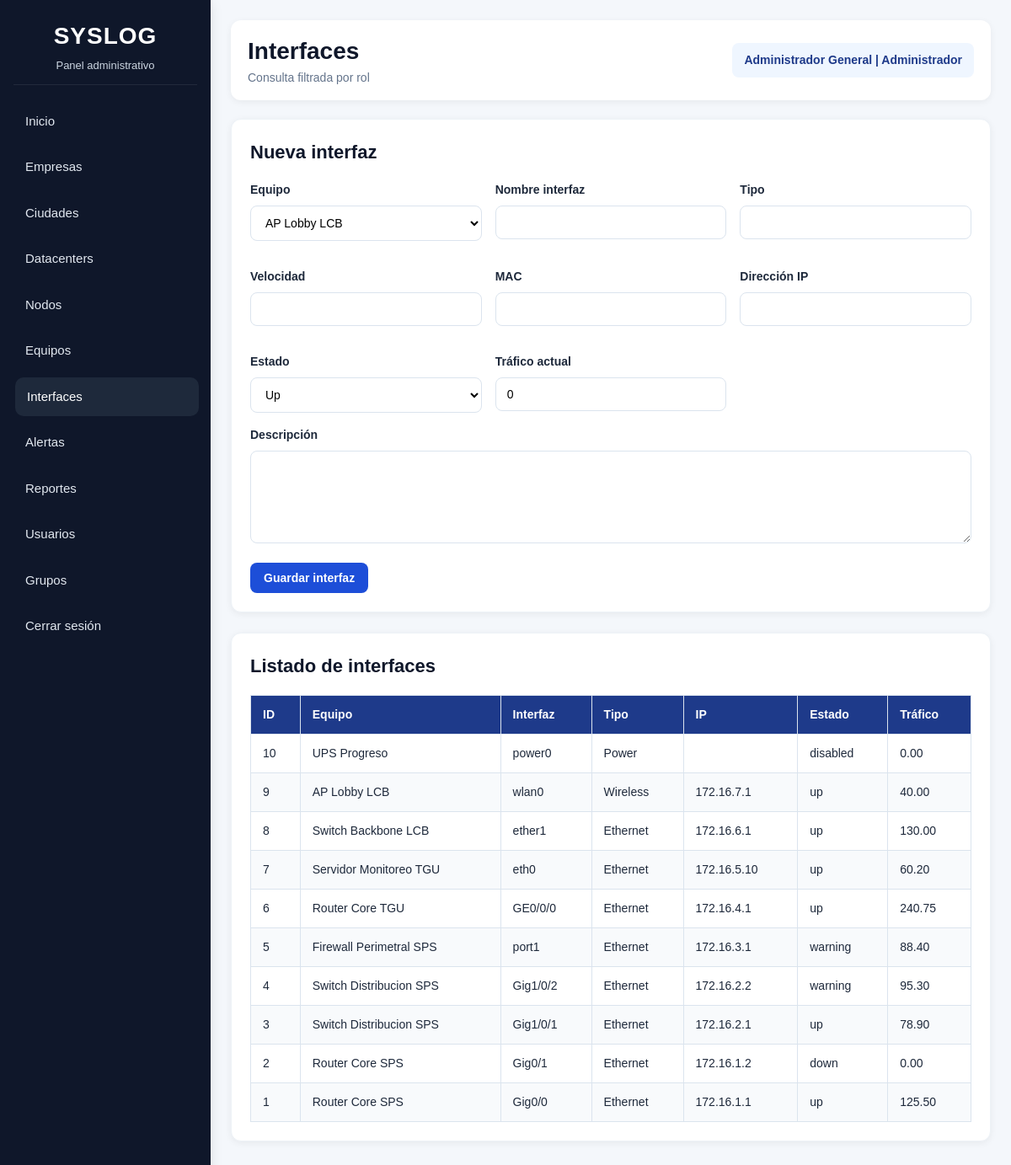
/pages/interfaces.php (signed in), run on the app's committed database.
### tables this page shows
CREATE TABLE `interface_red` (
  `id_interface` int(11) NOT NULL,
  `id_equipo` int(11) NOT NULL,
  `nombre_interface` varchar(100) NOT NULL,
  `tipo_interface` varchar(50) DEFAULT NULL,
  `velocidad` varchar(50) DEFAULT NULL,
  `mac_address` varchar(50) DEFAULT NULL,
  `direccion_ip` varchar(45) DEFAULT NULL,
  `estado` enum('up','down','warning','disabled') DEFAULT 'up',
  `trafico_actual` decimal(10,2) DEFAULT 0.00,
  `descripcion` varchar(255) DEFAULT NULL
);

CREATE TABLE `equipo` (
  `id_equipo` int(11) NOT NULL,
  `id_nodo` int(11) NOT NULL,
  `id_tipo_equipo` int(11) NOT NULL,
  `id_marca` int(11) NOT NULL,
  `nombre` varchar(100) NOT NULL,
  `modelo` varchar(100) DEFAULT NULL,
  `serial_number` varchar(100) DEFAULT NULL,
  `ip_gestion` varchar(45) DEFAULT NULL,
  `sistema_operativo` varchar(100) DEFAULT NULL,
  `version_firmware` varchar(100) DEFAULT NULL,
  `estado` enum('activo','inactivo','mantenimiento','warning') DEFAULT 'activo',
  `fecha_instalacion` date DEFAULT NULL
);

### includes/auth.php (called while the page is built, shortened)
<?php
function currentRole() {
    return $_SESSION["rol"] ?? "";
}
function isAdmin() {
    return currentRole() === "Administrador";
}
function getScope() {
    return [
        "rol"           => $_SESSION["rol"] ?? "",
        "id_empresa"    => $_SESSION["id_empresa"] ?? null,
        "id_datacenter" => $_SESSION["id_datacenter"] ?? null,
        "id_nodo"       => $_SESSION["id_nodo"] ?? null,
        "id_equipo"     => $_SESSION["id_equipo"] ?? null
    ];
}
?>

### pages/interfaces.php (the view, shortened to what this page needs)
<?php
require_once "../includes/auth.php";
require_once "../includes/db.php";
$scope = getScope();
$rol = $scope["rol"];
$esAdmin = isAdmin();
$equiposSelect = [];
if ($esAdmin) {
    $equiposSelect = $pdo->query("SELECT id_equipo, nombre FROM equipo ORDER BY nombre")->fetchAll(PDO::FETCH_ASSOC);
}
if ($rol === "Administrador") {
    $stmt = $pdo->query("
        SELECT i.*, e.nombre AS equipo
        FROM interface_red i
        INNER JOIN equipo e ON i.id_equipo = e.id_equipo
        ORDER BY i.id_interface DESC
    ");
} else {
    $stmt = $pdo->prepare("SELECT * FROM interface_red WHERE 1=0");
    $stmt->execute();
}
$interfaces = $stmt->fetchAll(PDO::FETCH_ASSOC);
?>
<!DOCTYPE html>
<html lang="es">
<head>
    <link rel="stylesheet" href="../css/style.css">
</head>
<body>
<div class="main-layout">
    <?php include "../includes/menu.php"; ?>
    <div class="content">
        <div class="topbar">
            <div>
                <h1>Interfaces</h1>
                <p class="muted-text">Consulta filtrada por rol</p>
            </div>
            <div class="user-box"><?php echo htmlspecialchars($_SESSION["usuario"]); ?> | <?php echo htmlspecialchars($rol); ?></div>
        </div>
        <?php if ($esAdmin): ?>
        <div class="section">
            <div class="section-header"><h2>Nueva interfaz</h2></div>
            <form method="POST">
                <div class="form-grid">
                    <div class="form-group">
                        <label>Equipo</label>
                        <select name="id_equipo" required>
                            <?php foreach ($equiposSelect as $e): ?>
                                <option value="<?php echo $e["id_equipo"]; ?>"><?php echo htmlspecialchars($e["nombre"]); ?></option>
                            <?php endforeach; ?>
                        </select>
                    </div>
                    <div class="form-group"><label>Nombre interfaz</label><input type="text" name="nombre_interface" required></div>
                    <div class="form-group"><label>Tipo</label><input type="text" name="tipo_interface"></div>
                    <div class="form-group"><label>Velocidad</label><input type="text" name="velocidad"></div>
                    <div class="form-group"><label>MAC</label><input type="text" name="mac_address"></div>
                    <div class="form-group"><label>Dirección IP</label><input type="text" name="direccion_ip"></div>
                    <div class="form-group">
                        <label>Estado</label>
                        <select name="estado">
                            <option value="up">Up</option>
                        </select>
                    </div>
                    <div class="form-group"><label>Tráfico actual</label><input type="number" step="0.01" name="trafico_actual" value="0"></div>
                </div>
                <div class="form-group"><label>Descripción</label><textarea name="descripcion"></textarea></div>
                <button class="btn btn-primary" type="submit">Guardar interfaz</button>
            </form>
        </div>
        <?php endif; ?>
        <div class="section">
            <div class="section-header"><h2>Listado de interfaces</h2></div>
            <div class="table-responsive">
                <table class="table">
                    <thead>
                        <tr>
                            <th>ID</th>
                            <th>Equipo</th>
                            <th>Interfaz</th>
                            <th>Tipo</th>
                            <th>IP</th>
                            <th>Estado</th>
                            <th>Tráfico</th>
                        </tr>
                    </thead>
                    <tbody>
                        <?php foreach ($interfaces as $i): ?>
                        <tr>
                            <td><?php echo $i["id_interface"]; ?></td>
                            <td><?php echo htmlspecialchars($i["equipo"]); ?></td>
                            <td><?php echo htmlspecialchars($i["nombre_interface"]); ?></td>
                            <td><?php echo htmlspecialchars($i["tipo_interface"]); ?></td>
                            <td><?php echo htmlspecialchars($i["direccion_ip"]); ?></td>
                            <td><?php echo htmlspecialchars($i["estado"]); ?></td>
                            <td><?php echo number_format((float)$i["trafico_actual"], 2); ?></td>
                        </tr>
                        <?php endforeach; ?>
                    </tbody>
                </table>
            </div>
        </div>
    </div>
</div>
</body>
</html>

### css/style.css (style rules this page uses)
* { margin: 0; padding: 0; box-sizing: border-box; }
:root { --bg-main: #f4f7fb; --bg-card: #ffffff; --bg-sidebar: #0f172a; --bg-sidebar-hover: #1e293b; --bg-topbar: #ffffff; --primary: #1d4ed8; --primary-dark: #1e3a8a; --secondary: #0ea5e9; --success: #16a34a; --warning: #f59e0b; --danger: #dc2626; --dark: #0f172a; --gray: #64748b; --light-gray: #e2e8f0; --border: #dbe4ee; --text-main: #1e293b; --text-light: #ffffff; --text-muted: #64748b; --shadow-sm: 0 2px 8px rgba(0,0,0,0.06); --shadow-md: 0 4px 14px rgba(0,0,0,0.10); --shadow-lg: 0 10px 25px rgba(0,0,0,0.16); --radius-sm: 8px; --radius-md: 12px; --radius-lg: 16px; --transition: all 0.25s ease; }
body { font-family: Arial, Helvetica, sans-serif; background: var(--bg-main); color: var(--text-main); line-height: 1.5; }
.main-layout { display: flex; min-height: 100vh; }
.content { flex: 1; padding: 24px; overflow-x: auto; }
.topbar { background: var(--bg-topbar); border-radius: var(--radius-md); box-shadow: var(--shadow-sm); padding: 16px 20px; margin-bottom: 22px; display: flex; align-items: center; justify-content: space-between; gap: 16px; }
.topbar h1 { font-size: 28px; color: var(--dark); }
.user-box { background: #eff6ff; color: var(--primary-dark); padding: 10px 14px; border-radius: var(--radius-sm); font-size: 14px; font-weight: bold; }
.section { background: var(--bg-card); border-radius: var(--radius-md); box-shadow: var(--shadow-sm); padding: 22px; margin-bottom: 24px; border: 1px solid #edf2f7; }
.section-header { display: flex; justify-content: space-between; align-items: center; gap: 14px; margin-bottom: 18px; flex-wrap: wrap; }
.section-header h2 { font-size: 22px; color: var(--dark); }
.btn { display: inline-block; border: none; border-radius: var(--radius-sm); padding: 10px 16px; font-size: 14px; font-weight: bold; cursor: pointer; transition: var(--transition); }
.btn-primary { background: var(--primary); color: white; }
.table-responsive { width: 100%; overflow-x: auto; }
.table { width: 100%; border-collapse: collapse; min-width: 800px; }
.table thead { background: var(--primary-dark); color: white; }
.table th, .table td { padding: 12px 14px; border: 1px solid var(--border); text-align: left; font-size: 14px; }
.table tbody tr:nth-child(even) { background: #f8fafc; }
.form-grid { display: grid; grid-template-columns: repeat(auto-fit, minmax(220px, 1fr)); gap: 16px; }
.form-group { margin-bottom: 16px; }
.form-group label { display: block; margin-bottom: 8px; font-weight: bold; color: var(--text-main); font-size: 14px; }
.form-group input, .form-group select, .form-group textarea { width: 100%; border: 1px solid var(--border); border-radius: var(--radius-sm); padding: 11px 13px; font-size: 14px; background: #fff; outline: none; transition: var(--transition); }
.form-group textarea { min-height: 110px; resize: vertical; }
.muted-text { color: var(--text-muted); font-size: 14px; }

### data on the page
interface_red: id_interface "10", id_equipo.nombre "UPS Progreso", nombre_interface "power0", tipo_interface "Power", estado "disabled", trafico_actual "0.00"
interface_red: id_interface "9", id_equipo.nombre "AP Lobby LCB", nombre_interface "wlan0", tipo_interface "Wireless", direccion_ip "172.16.7.1", estado "up", trafico_actual "40.00"
interface_red: id_interface "8", id_equipo.nombre "Switch Backbone LCB", nombre_interface "ether1", tipo_interface "Ethernet", direccion_ip "172.16.6.1", estado "up", trafico_actual "130.00"
interface_red: id_interface "7", id_equipo.nombre "Servidor Monitoreo TGU", nombre_interface "eth0", tipo_interface "Ethernet", direccion_ip "172.16.5.10", estado "up", trafico_actual "60.20"
interface_red: id_interface "6", id_equipo.nombre "Router Core TGU", nombre_interface "GE0/0/0", tipo_interface "Ethernet", direccion_ip "172.16.4.1", estado "up", trafico_actual "240.75"
interface_red: id_interface "5", id_equipo.nombre "Firewall Perimetral SPS", nombre_interface "port1", tipo_interface "Ethernet", direccion_ip "172.16.3.1", estado "warning", trafico_actual "88.40"
interface_red: id_interface "4", id_equipo.nombre "Switch Distribucion SPS", nombre_interface "Gig1/0/2", tipo_interface "Ethernet", direccion_ip "172.16.2.2", estado "warning", trafico_actual "95.30"
interface_red: id_interface "3", id_equipo.nombre "Switch Distribucion SPS", nombre_interface "Gig1/0/1", tipo_interface "Ethernet", direccion_ip "172.16.2.1", estado "up", trafico_actual "78.90"
interface_red: id_interface "2", id_equipo.nombre "Router Core SPS", nombre_interface "Gig0/1", tipo_interface "Ethernet", direccion_ip "172.16.1.2", estado "down", trafico_actual "0.00"
interface_red: id_interface "1", id_equipo.nombre "Router Core SPS", nombre_interface "Gig0/0", tipo_interface "Ethernet", direccion_ip "172.16.1.1", estado "up", trafico_actual "125.50"

### other printed values
$_SESSION["usuario"] "Administrador General"
$rol "Administrador"
form field id_equipo "AP Lobby LCB"
